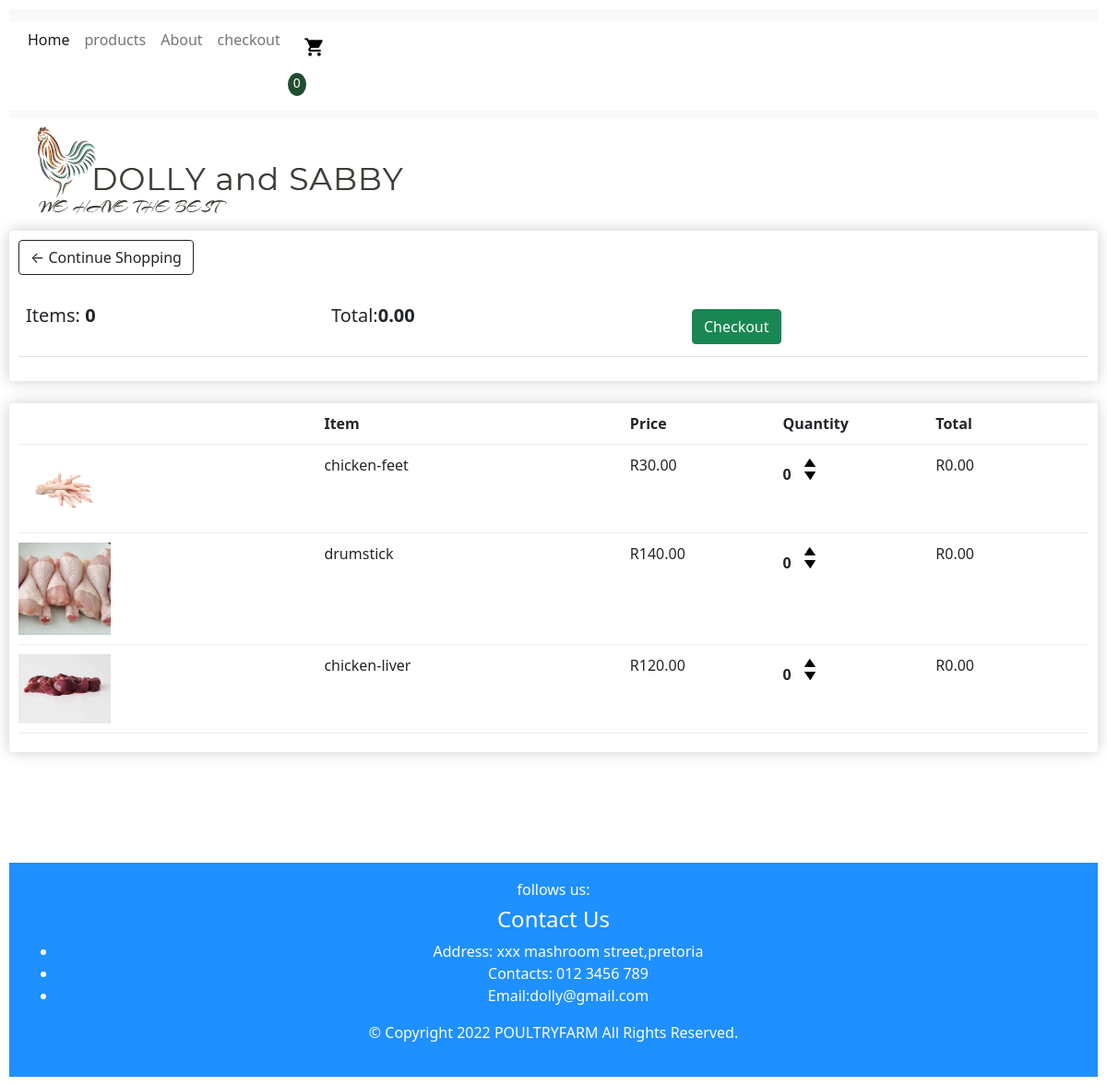
The app's page /cart/ (signed in) with its own data.
### website/models.py (models this page shows, shortened)
class Order(models.Model):
	customer = models.ForeignKey(Customer, on_delete=models.SET_NULL, null=True, blank=True)
	date_ordered = models.DateTimeField(auto_now_add=True)
	complete = models.BooleanField(default=False)
	transaction_id = models.CharField(max_length=100, null=True)
	@property
	def get_cart_total(self):
		orderitems = self.orderitem_set.all()
		total = sum([item.get_total for item in orderitems])
		return total
	@property
	def get_cart_items(self):
		orderitems = self.orderitem_set.all()
		total = sum([item.quantity for item in orderitems])
		return total

class OrderItem(models.Model):
	product = models.ForeignKey(Product, on_delete=models.SET_NULL, null=True)
	order = models.ForeignKey(Order, on_delete=models.SET_NULL, null=True)
	quantity = models.IntegerField(default=0, null=True, blank=True)
	date_added = models.DateTimeField(auto_now_add=True)
	@property
	def get_total(self):
		total = self.product.price * self.quantity
		return total

class Product(models.Model):
	name = models.CharField(max_length=200)
	price = models.FloatField()
	digital = models.BooleanField(default=False,null=True, blank=True)
	image = models.ImageField(null=True, blank=True)
	@property
	def imageURL(self):
		try:
			url = self.image.url
		except:
			url = ''
		return url

### website/views.py (the view)
# urls.py: path('cart/',views.cart,name="cart"),
def  cart(request):
     data = cartData(request)
     cartItems = data['cartItems']
     order = data['order']
     items = data['items']
     context = {'items':items,'order':order,'cartItems':cartItems}
     return render(request,'cart.html',context)

### website/utils.py (called while the page is built)
def cartData(request):
    if request.user.is_authenticated:
          customer = request.user.customer
          order, created = Order.objects.get_or_create(customer=customer, complete=FALSE)
          items = order.orderitem_set.all()
          cartItems= order.get_cart_items
    else:
          cookieData = cookieCart()
          cartItema = cookieData['cartItems']
          order = cookieData['order']
          items = cookieData['items']
    return{'cartItems':cartItems,'order':order,'items':items}

### website/templates/cart.html (shortened to what this page needs)
<!DOCTYPE html>
{% extends 'main.html' %}
{% load static %}
  {% block content %}
      <div class="row">
        <div class="col-lg-12">
          <div class="box-element">
            <a  class="btn btn-outline-dark" href="{% url 'products' %}">&#x2190; Continue Shopping</a>
            <br>
            <br>
            <table class="table">
              <tr>
                <th><h5>Items: <strong>{{order.get_cart_items}}</strong></h5></th>
                <th><h5>Total:<strong>{{order.get_cart_total|floatformat:2}}</strong></h5></th>
                <th>
                  <a  style="float:left; margin:5px;" class="btn btn-success" href="{% url 'checkout' %}">Checkout</a>
                </th>
              </tr>
            </table>
          </div>
          <br>
          <div class="box-element">
            <div class="cart-row">
              <div style="flex:2"></div>
              <div style="flex:2"><strong>Item</strong></div>
              <div style="flex:1"><strong>Price</strong></div>
              <div style="flex:1"><strong>Quantity</strong></div>
              <div style="flex:1"><strong>Total</strong></div>
            </div>
            {% for item in items %}
            <div class="cart-row">
              <div style="flex:2"><img class="row-image" src="{{item.product.imageURL}}"></div>
              <div style="flex:2"><p>{{item.product.name}}</p></div>
              <div style="flex:1"><p>R{{item.product.price|floatformat:2}}</p></div>
              <div style="flex:1">
                <p class="quantity">{{item.quantity}}</p>
                <div class="quantity">
                  <img data-product="{{item.product.id}}" data-action="add" class="chg-quantity update-cart" src="{% static  'images/arrow-up2.png' %}">
                  <img data-product="{{item.product.id}}" data-action="remove" class="chg-quantity update-cart" src="{% static  'images/arrow-down2.png' %}">
                </div>
              </div>
              <div style="flex:1"><p>R{{item.get_total|floatformat:2}}</p></div>
            </div>
            {% endfor %}
          </div>
        </div>
      </div>
    <footer class="foot">
        <div class ="socials">
         <h6>follows us:</h6>
       </div>
       <div class="contact-sec">
         <h4>Contact Us</h4>
         <ul>
           <li>Address: xxx mashroom street,pretoria </li>
           <li>Contacts: 012 3456 789</li>
           <li>Email:dolly@gmail.com</li>
         </ul>
     <p> © Copyright 2022 POULTRYFARM All Rights Reserved.</p>
       </div>
       </footer>
       {% endblock content%}

### website/templates/main.html (shortened to what this page needs)
<!DOCTYPE html>
{% load static %}
<html lang="en">
<head>
    <link type="text/css" rel="stylesheet" href="{% static '/css/index.css' %}">
    <link href="https://cdn.jsdelivr.net/npm/bootstrap@5.0.2/dist/css/bootstrap.min.css" rel="stylesheet">
</head>
<body>
<nav class="navbar navbar-expand-lg navbar-light bg-light">
   <div class="container-fluid">
     <div class="collapse navbar-collapse" id="navbarSupportedContent">
       <ul class="navbar-nav me-auto mb-2 mb-lg-0">
         <li class="nav-item">
           <a class="nav-link active" aria-current="page" href="{% url 'Home' %}">Home</a>
         </li>
         <li class="nav-item">
           <a class="nav-link" href="{% url 'products' %}">products</a>
         </li>
         <li class="nav-item">
             <a class="nav-link" href="{% url 'About' %}">About</a>
           </li>
           <li class="nav-item">
            <a class="nav-link" href="{% url 'checkout' %}">checkout</a>
          </li>
          <li class="nav-item">
            <a class="nav-link" href="{% url 'cart' %}"> <img id='cart'src="{%static 'images/download.png'%}"></a>
            <p id="cart-total">{{cartItems}}</p>
          </li>
       </ul>
     </div>
   </div>
 </nav>
 <div class="theLogo">
  <img src="http://127.0.0.1:8000/static/images/logooo.PNG" alt="">
</div>
<div class="form-inline my-2 my-lg-0">
</div>
{% block content %}
{% endblock content%}
</body>
</html>

### website/static/css/index.css (style rules this page uses)
body { background-color: rgb(61, 107, 138); padding: 10px 10px 10px 10px; }
.container-fluid { margin-top: 5px; background-color:white; }
.container-fluid a { color: red; }
.socials { align-items: center; color: white; }
.foot { text-align: center; padding: 20px; color: white; background-color: dodgerblue; }
.box-element { align-items: center; box-shadow: hsl(0, 0%, 80%)0 0 16px; background-color: #fff; border-radius: 4px; padding: 10px; }
.cart-row { display: flex; align-items: flex-stretch; padding-bottom: 10px; margin-bottom: 10px; border-bottom: 1px solid #ececec; }
.form-inline { width: 3px; height: 3px; padding-left: 65px; }
#cart-total { display: block; text-align: center; color:#fff; background-color: rgb(32, 77, 48); width: 20px; height: 25px; border-radius: 50%; font-size: 14px; }
.quantity { display: inline-block; font-weight: 700; padding-right: 10px; }
.chg-quantity { width: 12px; cursor: pointer; display: block; margin-top: 5px; transition: .1s; }
.row-image { width: 100px; }
.btn { border-radius: 0; }
.row { position: relative; margin-bottom: 60px; padding-bottom: 60px; }
#cart { will-change: 30px; height: 5vh; display: inline-block; }

### records on screen
Order: get_cart_items "0", get_cart_total "0.00"
OrderItem: product.imageURL (picture), product.name "chicken-feet", product.price "30.00", quantity "0", get_total "0.00"
OrderItem: product.imageURL (picture), product.name "drumstick", product.price "140.00", quantity "0", get_total "0.00"
OrderItem: product.imageURL (picture), product.name "chicken-liver", product.price "120.00", quantity "0", get_total "0.00"

### other values on screen
{{ cartItems }} "0"
